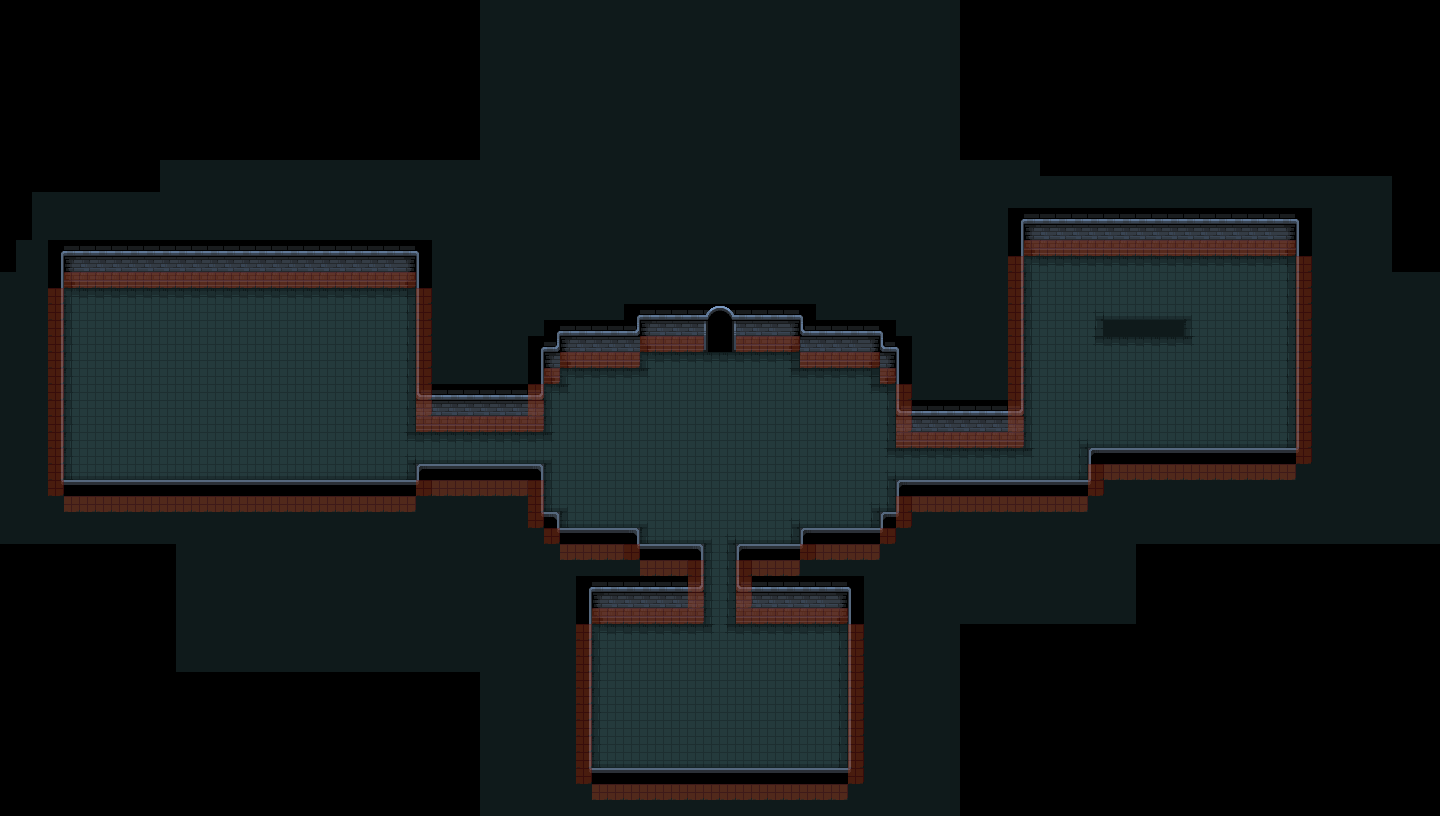

This is a level from a 2D game, rendered from its Tiled map with the project's own tilesets. A one-line summary and the map file follow, with tile-layer data summarised:
An orthogonal 90x51 tile map with 16x16 px tiles, 5 tile layers (prototype, floor, details, above-details, ...) and 3 objects (PlayerSpawnPoint, UpgradeShop, ExitArea).

<map version="1.10" tiledversion="1.10.2" orientation="orthogonal" renderorder="right-down" width="90" height="51" tilewidth="16" tileheight="16" infinite="0" nextlayerid="24" nextobjectid="7">
 <tileset firstgid="1" source="../Tilesets/dungeon_prison_tileset.tsx" />
 <layer id="1" name="prototype" width="90" height="51">
  <data>[4590 cells, 3106 non-empty, 2 distinct tile ids]</data>
 </layer>
 <layer id="22" name="floor" width="90" height="51">
  <data>[4590 cells, 898 non-empty, 18 distinct tile ids]</data>
 </layer>
 <layer id="21" name="details" width="90" height="51">
  <data>[4590 cells, 284 non-empty, 14 distinct tile ids]</data>
 </layer>
 <layer id="20" name="above-details" width="90" height="51">
  <data>[4590 cells, 204 non-empty, 10 distinct tile ids]</data>
 </layer>
 <layer id="23" name="collision" width="90" height="51" opacity="0.5">
  <data>[4590 cells, 258 non-empty, 1 distinct tile ids]</data>
 </layer>
 <objectgroup id="14" name="entities">
  <object id="1" type="PlayerSpawnPoint" x="720" y="704">
   <properties>
    <property name="Id" value="0" />
   </properties>
   <point />
  </object>
  <object id="5" type="UpgradeShop" x="1144" y="336">
   <point />
  </object>
  <object id="6" type="ExitArea" x="704" y="320" width="32" height="16">
   <properties>
    <property name="TargetScene" value="MainDungeon" />
   </properties>
  </object>
 </objectgroup>
</map>
